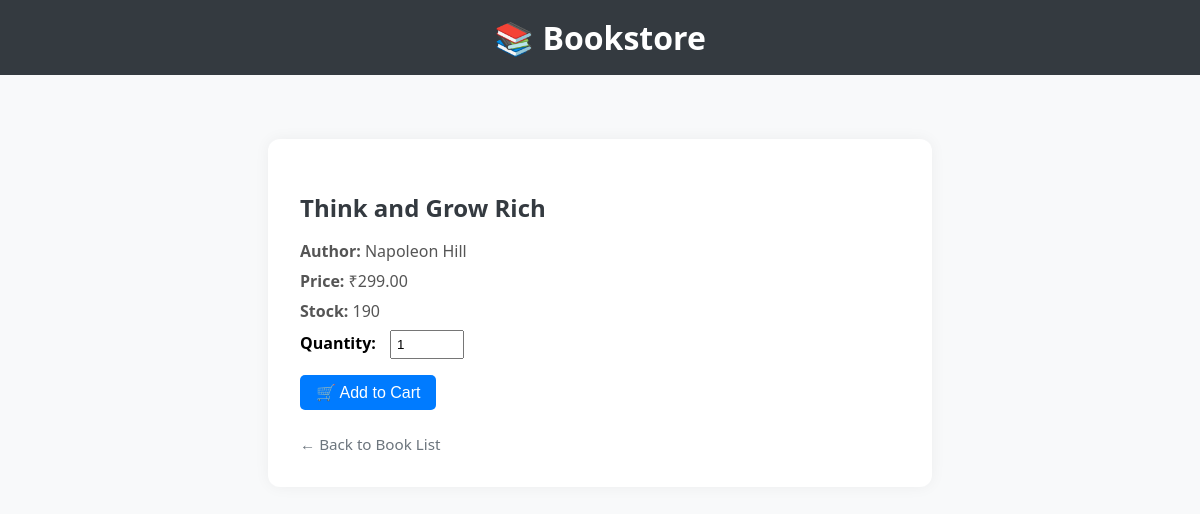
Page /books/1/ on the committed database.
### store/models.py (models this page shows, shortened)
class Book(models.Model):
    title = models.CharField(max_length=200)
    author = models.CharField(max_length=100)
    price = models.DecimalField(max_digits=6, decimal_places=2)
    stock = models.PositiveIntegerField()
    description = models.TextField()

### store/views.py (the view)
# urls.py: path('books/<int:pk>/', BookDetailView.as_view(), name='book_detail'),
class BookDetailView(View):
    def get(self, request, pk):
        book = Book.objects.get(pk=pk)
        return render(request, 'store/book_detail.html', {'book': book})

### store/templates/store/book_detail.html (shortened to what this page needs)
{% extends "base.html" %}
{% block content %}
<div class="book-container">
    <h2>{{ book.title }}</h2>
    <p><strong>Author:</strong> {{ book.author }}</p>
    <p><strong>Price:</strong> ₹{{ book.price }}</p>
    <p><strong>Stock:</strong> {{ book.stock }}</p>
    <form action="{% url 'add-to-cart' book.pk %}" method="post">
        <label>Quantity:</label>
        <input type="number" name="quantity" value="1" min="1" max="{{ book.stock }}">
        <br>
        <button class="btn" type="submit">🛒 Add to Cart</button>
    </form>
    <a class="back-link" href="{% url 'book-list' %}">← Back to Book List</a>
</div>
{% endblock %}

### templates/base.html (style rules this page uses)
body { font-family: 'Segoe UI', sans-serif; background: #f8f9fa; margin: 0; padding: 0; }

### store/templates/store/book_detail.html (style rules this page uses)
.book-container { max-width: 600px; margin: 2rem auto; background: white; padding: 2rem; border-radius: 12px; box-shadow: 0 0 15px rgba(0, 0, 0, 0.05); font-family: 'Segoe UI', sans-serif; }
.book-container h2 { color: #343a40; margin-bottom: 1rem; }
.book-container p { font-size: 1rem; margin: 0.5rem 0; color: #555; }
label { font-weight: bold; }
input[type="number"] { width: 60px; padding: 5px; margin-left: 10px; }
.btn { display: inline-block; background: #007bff; color: white; padding: 0.5rem 1rem; margin-top: 1rem; border: none; border-radius: 5px; cursor: pointer; text-decoration: none; font-size: 1rem; transition: background 0.3s; }
.back-link { display: inline-block; margin-top: 1.5rem; text-decoration: none; color: #6c757d; font-size: 0.95rem; }

### rows in the picture
Book: title "Think and Grow Rich", author "Napoleon Hill", price "299.00", stock "190"
